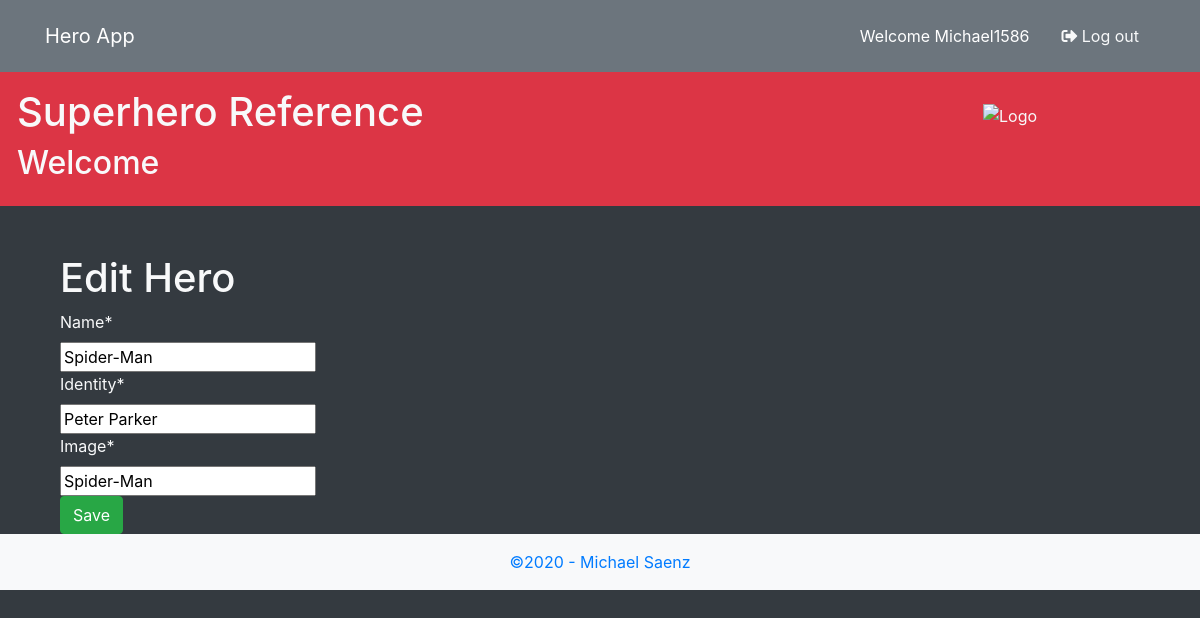
Screenshot of /4/ (signed in) with the database file from the repository.
### hero/models.py (models this page shows, shortened)
class Superhero(models.Model):
    name = models.CharField(max_length=20)
    identity = models.CharField(max_length=20)
    image = models.CharField(max_length=200, null=True)

### hero/views.py (the view)
# urls.py: path('<int:pk>/', HeroEditView.as_view(), name='hero_edit'),
class HeroEditView(LoginRequiredMixin, UpdateView):
    template_name = "hero_edit.html"
    model = Superhero
    fields = '__all__'

### templates/hero_edit.html
{% extends 'superhero_theme.html' %}
{% load crispy_forms_tags %}
{% block main %}
<div class="container">
  <h1>Edit Hero</h1>
  <form action="" method="post">{% csrf_token %}
    {{ form|crispy }}
    <button class="btn btn-success" type="submit">Save</button>
  </form>
</div>
{% endblock main %}

### templates/superhero_theme.html (shortened to what this page needs)
{% load static %}
<!doctype html>
<html lang="en">
<head>
    <link rel="stylesheet" href="https://stackpath.bootstrapcdn.com/bootstrap/4.5.2/css/bootstrap.min.css">
    <link rel="stylesheet" href="https://use.fontawesome.com/releases/v5.0.13/css/all.css">
</head>
<body class="bg-dark text-light">
    {% block content %}
        <nav class="navbar navbar-expand-sm navbar-dark bg-secondary">
            <div class="container">
                <div class="collapse navbar-collapse" id="navbarCollapse">
                    <a href="{% url 'hero_list' %}" class="navbar-brand">Hero App</a>
                    <ul class="navbar-nav ml-auto">
                        {% block user %}
                            {% if user.is_authenticated %}
                                <li class="nav-item active">
                                    <span class="nav-link p-2 m-2">Welcome {{ user.username }}</span>
                                </li>
                                <li class="nav-item">
                                    <a href="{% url 'logout' %}" class=" nav-link text-light p-2 m-2">
                                        <i class="fas fa-sign-out-alt"></i> Log out
                                    </a>
                                </li>
                            {% endif %}
                        {% endblock user %}
                    </ul>
                </div>
            </div>
        </nav>
        {% block header %}
        <header class="bg-danger p-3 mb-5">
            <div class="row media">
                <div class="media-body">
                    <h1><a href="/" class="text-light ml-3">Superhero Reference</a></h1>
                    <h2 class="text-light ml-3">Welcome</h2>
                </div>
                <img class="m-3 image-fluid image-circle" src="/static/images/SWS_Logo_200.jpg" alt="Logo" width="200">
            </div>
        </header>
        {% endblock header %}
        <main>
            <div class="container">
                {% block main %}{% endblock main %}
            </div>
        </main>
        {% block footer %}
        <footer class="bg-light p-3 text-center text-primary">
            &copy;2020 - Michael Saenz
        </footer>
        {% endblock footer %}
    {% endblock content %}
</body>
</html>

### rows the page displays
Superhero: name "Spider-Man", identity "Peter Parker", image "Spider-Man"

### other values shown
{{ user.username }} "Michael1586"
